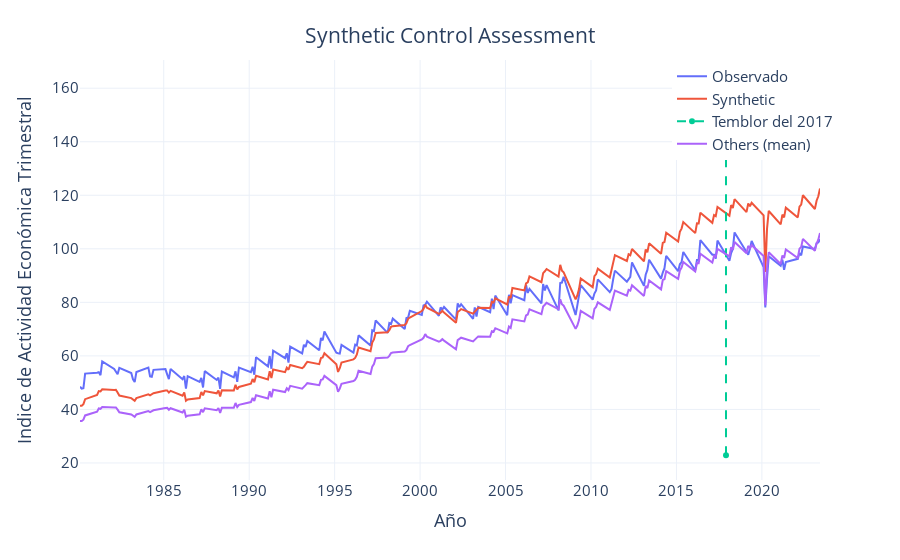

Notebook code for this chart:
### Code cell
# Plot:
fig = px.line( data_frame = resultado, 
               x = "Año", y = ["Observado" , "Synthetic"], 
               template = "plotly_white", )

fig.add_trace( pgo.Scatter( x = [2017.9, 2017.9],
                            y = [resultado.Observado.min()*0.48, resultado.Observado.max()*1.52], 
                            line = { 'dash': 'dash', }, name = 'Temblor del 2017' 
                          ))

fig.add_trace( pgo.Scatter( x = resultado['Año'],
                            y = plot_fuente['OtrosEstados'], name = 'Others (mean)' 
                          ))

fig.update_layout( title = { 'text':"Synthetic Control Assessment", 
                             'y':0.95, 'x':0.5, }, 
                   legend = dict( y = 1, x = 0.8, orientation = 'v'),
                   legend_title = "",
                   xaxis_title = "Año", yaxis_title = "Indice de Actividad Económica Trimestral",
                   font = dict( size = 15 ) )

### Figure 1 — Plotly figure (JSON) as saved in the notebook; plotly's stock layout.template omitted (floating-point values rounded to 4 significant figures; data arrays with more than 128 entries replaced by an {"elided": "..."} marker saying what was removed)
{"data": [{"hovertemplate": "variable=Observado<br>Año=%{x}<br>value=%{y}<extra></extra>", "legendgroup": "Observado", "line": {"color": "#636efa", "dash": "solid"}, "marker": {"symbol": "circle"}, "mode": "lines", "name": "Observado", "orientation": "v", "showlegend": true, "type": "scatter", "x": {"elided": "176 float values"}, "xaxis": "x", "y": {"elided": "176 float values"}, "yaxis": "y"}, {"hovertemplate": "variable=Synthetic<br>Año=%{x}<br>value=%{y}<extra></extra>", "legendgroup": "Synthetic", "line": {"color": "#EF553B", "dash": "solid"}, "marker": {"symbol": "circle"}, "mode": "lines", "name": "Synthetic", "orientation": "v", "showlegend": true, "type": "scatter", "x": {"elided": "176 float values"}, "xaxis": "x", "y": {"elided": "176 float values"}, "yaxis": "y"}, {"line": {"dash": "dash"}, "name": "Temblor del 2017", "type": "scatter", "x": [2018.0, 2018.0], "y": [22.88, 161.3]}, {"name": "Others (mean)", "type": "scatter", "x": {"elided": "176 float values"}, "y": {"elided": "176 float values"}}], "layout": {"font": {"size": 15}, "legend": {"orientation": "v", "title": {"text": ""}, "tracegroupgap": 0, "x": 0.8, "y": 1}, "margin": {"t": 60}, "title": {"text": "Synthetic Control Assessment", "x": 0.5, "y": 0.95}, "xaxis": {"anchor": "y", "domain": [0, 1], "title": {"text": "Año"}}, "yaxis": {"anchor": "x", "domain": [0, 1], "title": {"text": "Indice de Actividad Económica Trimestral"}}}}
